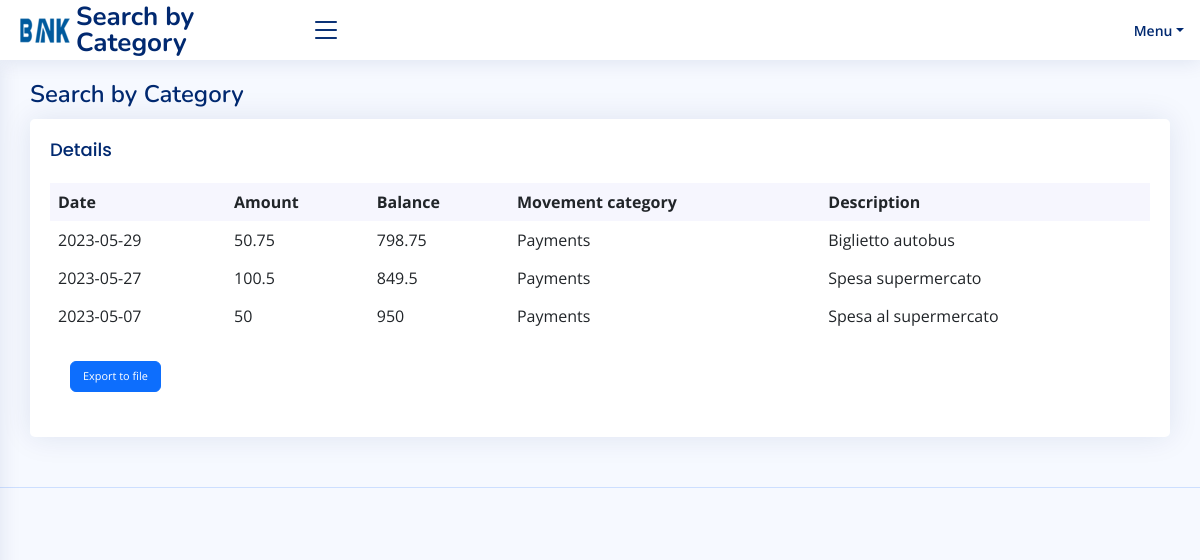
The page /php/search-movement3.php?variable=8 (signed in) on the database its author committed.
### tables this page shows
CREATE TABLE `TMovimentiContoCorrente` (
  `MovimentoID` int NOT NULL,
  `ContoCorrenteID` int NOT NULL,
  `Data` date NOT NULL,
  `Importo` float NOT NULL,
  `Saldo` float NOT NULL,
  `CategoriaMovimentoID` int DEFAULT NULL,
  `DescrizioneEstesa` text NOT NULL
);

CREATE TABLE `TCategorieMovimenti` (
  `CategoriaMovimentoID` int NOT NULL,
  `NomeCategoria` text NOT NULL,
  `Tipologia` text NOT NULL
);

### php/search-movement3.php (the view, shortened to what this page needs)
<html lang="en">
<head>
    <link href="assets/vendor/bootstrap/css/bootstrap.min.css" rel="stylesheet">
    <link href="assets/vendor/bootstrap-icons/bootstrap-icons.css" rel="stylesheet">
    <link href="assets/vendor/boxicons/css/boxicons.min.css" rel="stylesheet">
    <link href="assets/vendor/quill/quill.snow.css" rel="stylesheet">
    <link href="assets/vendor/quill/quill.bubble.css" rel="stylesheet">
    <link href="assets/vendor/remixicon/remixicon.css" rel="stylesheet">
    <link href="assets/vendor/simple-datatables/style.css" rel="stylesheet">
    <link href="assets/css/style.css" rel="stylesheet">
</head>
<body class="toggle-sidebar">
    <header id="header" class="header fixed-top d-flex align-items-center">
        <div class="d-flex align-items-center justify-content-between">
            <a href="personal_area.php" class="logo d-flex align-items-center">
                <img src="assets/img/logo.png" alt="">
                <span class="d-none d-lg-block">Search by Category</span>
            </a>
            <i class="bi bi-list toggle-sidebar-btn"></i>
        </div>
    <nav class="header-nav ms-auto">
      <ul class="d-flex align-items-center">
        <li class="nav-item dropdown pe-3">
          <a class="nav-link nav-profile d-flex align-items-center pe-0" href="#" data-bs-toggle="dropdown">
            <span class="d-none d-md-block dropdown-toggle ps-2">Menu</span>
          </a>
        </li>
      </ul>
    </nav>
    </header>
    <main id="main" class="main">
        <div class="pagetitle">
            <h1>Search by Category
            </h1>
        </div>
        <section class="section dashboard">
            <div class="row">
                <div class="col-lg-12">
                    <div class="row">
                        <div class="col-12">
                            <div class="card recent-sales overflow-auto">
                                <div class="card-body">
                                    <h5 class="card-title">Details </h5>
                                    <table class="table table-borderless datatable">
                                        <thead>
                                            <tr>
                                                <th scope="col">Date</th>
                                                <th scope="col">Amount</th>
                                                <th scope="col">Balance</th>
                                                <th scope="col">Movement category</th>
                                                <th scope="col">Description</th>
                                            </tr>
                                        </thead>
                                        <tbody>
                                          <?php
                          $conn=mysqli_connect("127.0.0.1","ccgroup3","f2b5rfFQhhgA","my_ccgroup3");
                          $contoID=$_SESSION["contoID"];
                          $category=$_GET['variable'];
                            $sqltable = $conn->prepare("SELECT TC.DescrizioneEstesa, TC.Saldo, TC.Data, TC.Importo, CM.NomeCategoria
                            FROM TMovimentiContoCorrente TC
                            JOIN TCategorieMovimenti CM ON TC.CategoriaMovimentoID = CM.CategoriaMovimentoID
                            WHERE TC.ContoCorrenteID = ? AND CM.CategoriaMovimentoID= ?
                            ORDER BY TC.Data DESC ");
                            $sqltable->bind_param("ii",$contoID, $category);
                            $sqltable->execute();
                            $result = $sqltable->get_result();
                            if(!empty($result)){
                            while($row=$result->fetch_assoc()){
                              echo("<tr>");
                              $recorData="<td>".$row["Data"]."</td>";
                              $recordImport="<td>".$row["Importo"]."</td>";
                              $recordBalance="<td>".$row["Saldo"]."</td>";
                              $recordCategoria="<td>".$row["NomeCategoria"]."</td>";
                              $recordDescrizione="<td>".$row["DescrizioneEstesa"]."</td>";
                              echo($recorData);
                              echo($recordImport);
                              echo($recordBalance);
                              echo($recordCategoria);
                              echo($recordDescrizione);
                              echo("</tr>");
                        }
                    }
                    else{
                        $message="Error impossible to load the results.";
                        echo "<script type='text/javascript'>alert('$message');</script>";
                    }
                      ?>
                                        </tbody>
                                    </table>
                                    <form style="margin:20px;margin-top:5px;" action="" name="FormCount" method="post">
                                    <button type="button" class="btn btn-primary" onclick="redirectToPage('export3.php')" value ="countsearch"
                                    style="margin-bottom:5px;font-size:78%;margin-top:10px">
                                    Export to file
                                    </button>
                                    </form>
                                </div>
                            </div>
                        </div>
                    </div>
                </div>
            </div>
        </section>
    </main>
    <footer id="footer" class="footer">
        <div class="credits">
        </div>
    </footer>
</body>
</html>

### php/assets/css/style.css (style rules this page uses)
:root { scroll-behavior: smooth; }
body { font-family: "Open Sans", sans-serif; background: #f6f9ff; color: #444444; }
a { color: #4154f1; text-decoration: none; }
h1, h2, h3, h4, h5, h6 { font-family: "Nunito", sans-serif; }
#main { margin-top: 60px; padding: 20px 30px; transition: all 0.3s; }
.pagetitle { margin-bottom: 10px; }
.pagetitle h1 { font-size: 24px; margin-bottom: 0; font-weight: 600; color: #012970; }
.card { margin-bottom: 30px; border: none; border-radius: 5px; box-shadow: 0px 0 30px rgba(1, 41, 112, 0.1); }
.card-title { padding: 20px 0 15px 0; font-size: 18px; font-weight: 500; color: #012970; font-family: "Poppins", sans-serif; }
.card-body { padding: 0 20px 20px 20px; }
.logo { line-height: 1; }
@media (min-width: 1200px) { .logo { width: 280px; } }
.logo img { max-height: 26px; margin-right: 6px; }
.logo span { font-size: 26px; font-weight: 700; color: #012970; font-family: "Nunito", sans-serif; }
.header { transition: all 0.5s; z-index: 997; height: 60px; box-shadow: 0px 2px 20px rgba(1, 41, 112, 0.1); background-color: #fff; padding-left: 20px; }
.header .toggle-sidebar-btn { font-size: 32px; padding-left: 10px; cursor: pointer; color: #012970; }
.header-nav ul { list-style: none; }
.header-nav>ul { margin: 0; padding: 0; }
.header-nav .nav-profile { color: #012970; }
.header-nav .nav-profile span { font-size: 14px; font-weight: 600; }
@media (min-width: 1200px) { #main, #footer { margin-left: 300px; } }
@media (min-width: 1200px) { .toggle-sidebar #main, .toggle-sidebar #footer { margin-left: 0; } }
.dashboard .recent-sales { font-size: 14px; }
.dashboard .recent-sales .table thead { background: #f6f6fe; }
.dashboard .recent-sales .table thead th { border: 0; }
.footer { padding: 20px 0; font-size: 14px; transition: all 0.3s; border-top: 1px solid #cddfff; }
.footer .credits { padding-top: 5px; text-align: center; font-size: 13px; color: #012970; }

### rows shown on the page
tmovimenticontocorrente: Data "2023-05-29", Importo "50.75", Saldo "798.75", CategoriaMovimentoID.NomeCategoria "Payments", DescrizioneEstesa "Biglietto autobus"
tmovimenticontocorrente: Data "2023-05-27", Importo "100.5", Saldo "849.5", CategoriaMovimentoID.NomeCategoria "Payments", DescrizioneEstesa "Spesa supermercato"
tmovimenticontocorrente: Data "2023-05-07", Importo "50", Saldo "950", CategoriaMovimentoID.NomeCategoria "Payments", DescrizioneEstesa "Spesa al supermercato"
